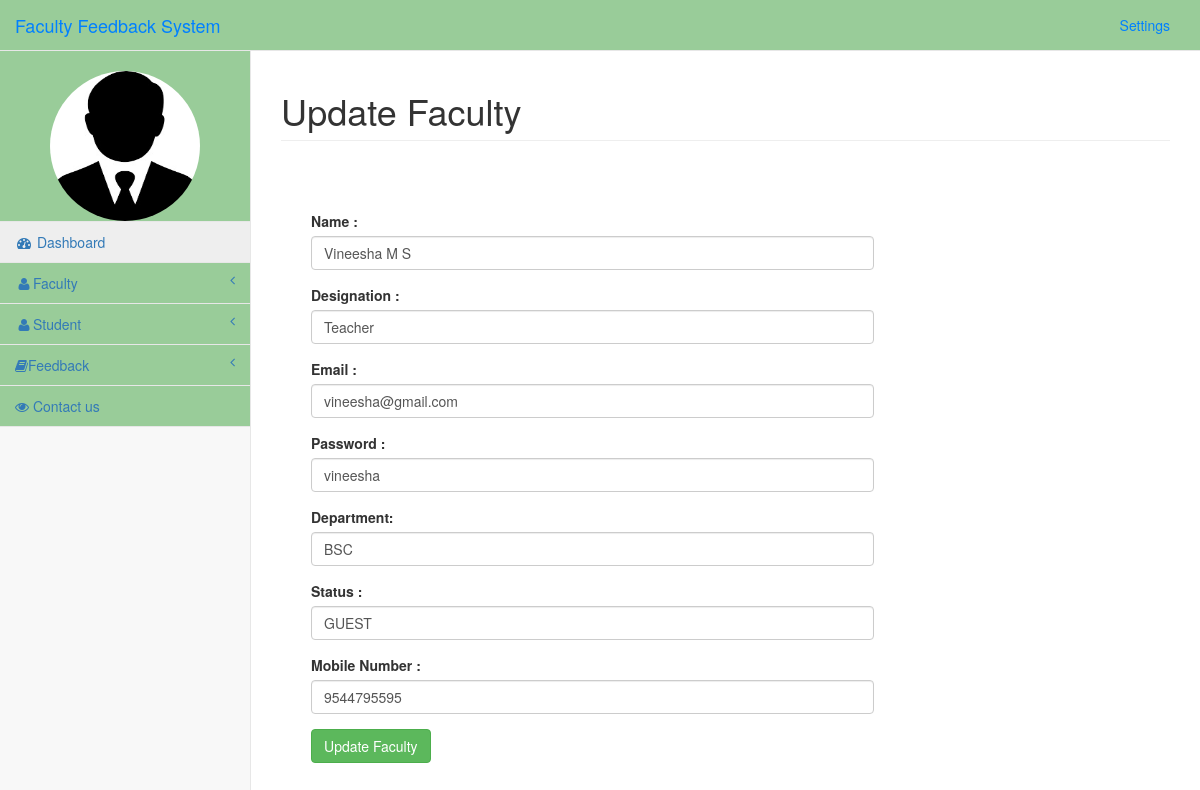
Screenshot of /admin/dashboard.php?id=30&info=edit_faculty (signed in) with the database file from the repository.
### tables this page shows
CREATE TABLE `faculty` (
  `fac_id` int(11) NOT NULL,
  `name` varchar(30) NOT NULL,
  `designation` varchar(50) NOT NULL,
  `department` varchar(50) NOT NULL,
  `status` varchar(10) NOT NULL,
  `email` varchar(100) NOT NULL,
  `password` varchar(20) NOT NULL,
  `mobile` bigint(10) NOT NULL,
  `date` datetime NOT NULL
);

### admin/edit_faculty.php (the view, shortened to what this page needs)
<?php
	extract($_POST);
$con=mysqli_query($conn,"select * from faculty where fac_id='".$_GET['id']."'");
$res=mysqli_fetch_assoc($con);
?>
<h1 class="page-header">Update  Faculty</h1>
<div class="col-lg-8" style="margin:15px;">
	<form method="post">
	<div class="control-group form-group">
    	<div class="controls">
        </div>
   	</div>
	<div class="control-group form-group">
    	<div class="controls">
        	<label>Name :</label>
            	<input type="text" value="<?php echo @$res['name'];?>" name="n" class="form-control" required>
        </div>
   	</div>
	<div class="control-group form-group">
    	<div class="controls">
        	<label>Designation :</label>
            	<input type="text" value="<?php echo @$res['designation'];?>" name="desg" class="form-control" required>
        </div>
   	</div>
	<div class="control-group form-group">
    	<div class="controls">
        	<label>Email :</label>
            	<input type="email" value="<?php echo @$res['email'];?>"  name="email" class="form-control" required>
        </div>
    </div>
	<div class="control-group form-group">
    	<div class="controls">
        	<label>Password :</label>
          <input type="text" value="<?php echo @$res['password'];?>"  name="pass" class="form-control" required>
        </div>
    </div>
	<div class="control-group form-group">
    	<div class="controls">
        	<label>Department:</label>
  <input type="text"  name="dep" value="<?php echo @$res['department'];?>" class="form-control" required>
        </div>
    </div>
	<div class="control-group form-group">
    	<div class="controls">
        	<label>Status :</label>
  <input type="text"  name="status" value="<?php echo @$res['status'];?>" class="form-control" required>
        </div>
    </div>
	<div class="control-group form-group">
    	<div class="controls">
        	<label>Mobile Number :</label>
            	<input type="number" id="mob" value="<?php echo @$res['mobile'];?>" class="form-control" maxlength="10" name="mob"  required>
        </div>
  	</div>
	<div class="control-group form-group">
    	<div class="controls">
            	<input type="submit" class="btn btn-success" name="save" value="Update  Faculty">
        </div>
  	</div>
	</form>
</div>

### css/sb-admin-2.css (style rules this page uses)
body { background-color: #f8f8f8; }

### rows the page displays
faculty: n "Vineesha M S", desg "Teacher", email "vineesha@gmail.com", pass "vineesha", dep "BSC", status "GUEST", mob "9544795595"
